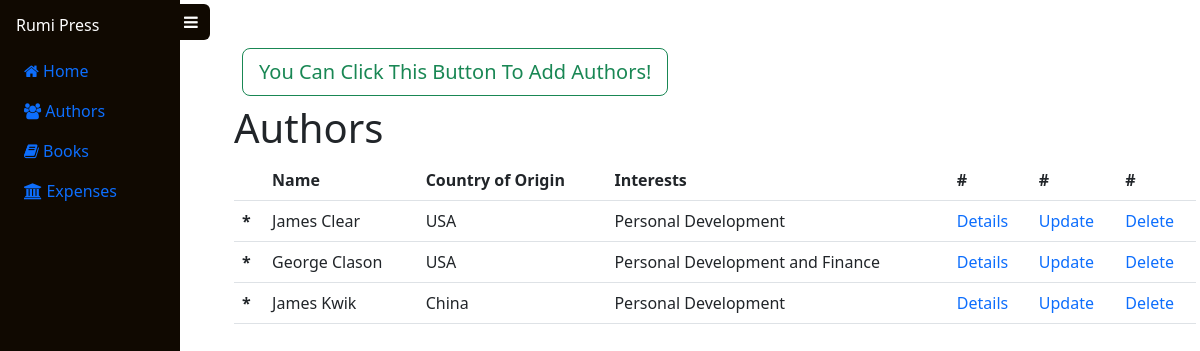
/authors/, run on an earlier commit of the app's database.
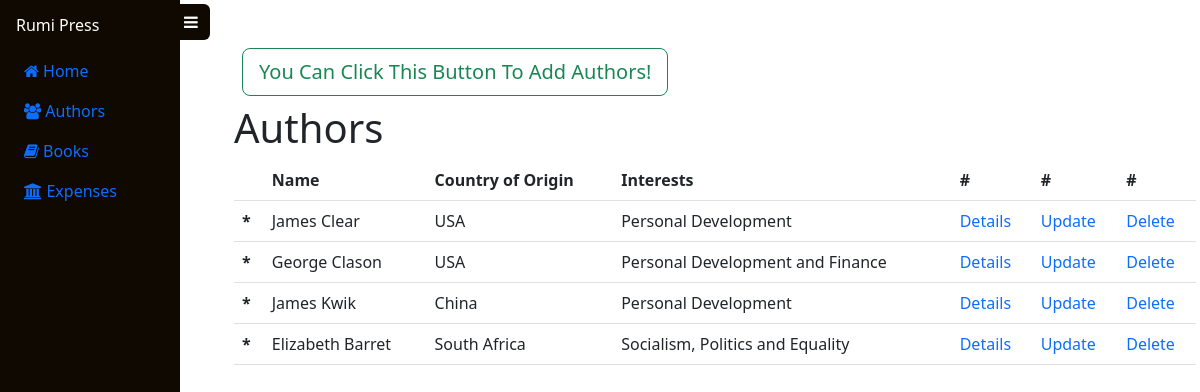
And on a later commit of the database.
### main/models.py (models this page shows, shortened)
class Authors(models.Model):
    name = models.CharField(max_length=100)
    country_of_origin = models.CharField(max_length=25, blank=True)
    date_born = models.DateField(blank=True)
    interests = models.CharField(max_length=255, blank=True)
    bio = models.TextField(max_length=500, blank=True)

### main/views.py (the view)
# urls.py: path('authors/', views.AuthorsListView.as_view(), name='authors'),
class AuthorsListView(generic.ListView):
    model = Authors
    context_object_name = 'authors'
    template_name = 'main/authors.html'

### templates/main/authors.html
{% extends './dashboard.html'%}
{% block content %}
<div class="container-fluid p-2">
  <a type="button" class="btn btn-outline-success btn-lg btn-block" href="{%url 'add_authors'%}">You Can Click This Button To Add Authors!</a>
</div>
<h1>Authors</h1>
{% if authors %}
<table class="table">
  <thead class="thead-dark">
    <tr>
      <th scope="col"></th>
      <th scope="col">Name</th>
      <th scope="col">Country of Origin</th>
      <th scope="col">Interests</th>
      <th scope="cole">#</th>
      <th scope="cole">#</th>
      <th scope="cole">#</th>
    </tr>
  </thead>
  {% for author in authors %}
  <tbody>
    <tr>
      <th scope="row">*</th>
      <td>{{author.name}}</td>
      <td>{{author.country_of_origin}}</td>
      <td>{{author.interests}}</td>
      <td><a href="{% url 'author_details' pk=author.pk %}">Details</a></td>
      <td><a href="{% url 'author_details' pk=author.pk %}">Update</a></td>
      <td><a href="{% url 'delete_author' author.id %}">Delete</a></td>
    </tr>
  </tbody>
  {% endfor %}
</table>
{% else %}
<p>There are no authors available.</p>
{% endif %}
{% endblock %}

What changed in the data, as far as the page shows it:
added Authors: name "Elizabeth Barret", country_of_origin "South Africa", interests "Socialism, Politics and Equality"
